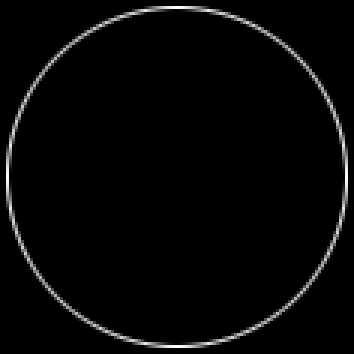
#> input picture src/resources/python/Modele/Cercle.png, 118 x 118 px, found by its file name (shown 3 times larger)
$ python generalized_hough_demo.py Modele/Cercle.png
#> lines starting #> are read from the running program, lines starting #| are printed output that depends on the picture; after the words box and inside, x2 and y2 are one past the last pixel; in counts of white or black regions, pixels touching at a corner belong together
#> in point, refim is the input picture: shape (118, 118, 4); mean R, G, B, A 6.1, 6.1, 6.1, 255
### src/resources/python/build_reference_table.py
#!/usr/bin/env python

import numpy as np


def buildRefTable(img):
    table = [[0 for x in range(1)] for y in range(90)]  # creating a empty list
    # r will be calculated corresponding to this point
    img_center = [int(img.shape[0] / 2), int(img.shape[1] / 2)]
#> img_center = [59, 59]

    def findAngleDistance(x1, y1):
        x2, y2 = img_center[0], img_center[1]
        r = [(x2 - x1), (y2 - y1)]
        if (x2 - x1 != 0):
            return [int(np.rad2deg(np.arctan(int((y2 - y1) / (x2 - x1))))), r]
        else:
            return [0, 0]

    filter_size = 3

    for x in range(img.shape[0] - (filter_size - 1)):
        for y in range(img.shape[1] - (filter_size - 1)):
            if (img[x, y].all() != 0):
                theta, r = findAngleDistance(x, y)
                if (r != 0):
                    table[np.absolute(theta)].append(r)

    for i in range(len(table)):
        table[i].pop(0)

    return table

### src/resources/python/match_table.py
#!/usr/bin/env python
import numpy as np
from build_reference_table import *


def matchTable(im, table):
    m, n = im.shape[:-1]
    acc = np.zeros((m, n))

    # [5 lines left out: function findGradient, not called in this run]

    for x in range(100, im.shape[0] - 200):
        for y in range(20, im.shape[1] - 20):
            if im[x, y].all() != 0:
                theta = findGradient(x, y)
                vectors = table[theta]
                for vector in vectors:
                    acc[vector[0] + x, vector[1] + y] += 1
#> acc: shape (118, 118) float64; every value is 0
    return acc

### src/resources/python/find_maxima.py
#!/usr/bin/env python

import numpy as np


def findMaxima(acc):
    ridx, cidx = np.unravel_index(acc.argmax(), acc.shape)
    return [acc[ridx, cidx], ridx, cidx]

### src/resources/python/generalized_hough_demo.py
#!/usr/bin/env python

import cv2
import matplotlib.pyplot as plt
import numpy as np
import sys
from PIL import Image
from build_reference_table import *
from find_maxima import *
from match_table import *
from skimage.io import imread, imshow


def point(model, image):
    refim = imread(model)
    im = imread(image)

    table = buildRefTable(refim)
    acc = matchTable(im, table)

    val, ridx, cidx = findMaxima(acc)

    val = int(val)
    ridx = int(ridx)
    cidx = int(cidx)

    acc[ridx - 2:ridx + 2, cidx - 2] = val
    acc[ridx - 2:ridx + 2, cidx + 2] = val
    acc[ridx - 2, cidx - 2:cidx + 2] = val
    acc[ridx + 2, cidx - 2:cidx + 2] = val

    hheight = np.floor(refim.shape[0] / 2) - 1
    hwidth = np.floor(refim.shape[1] / 2) - 1
    rstart = int(max(ridx - hheight, 1))
    rend = int(min(ridx + hheight, im.shape[0] - 1))
    cstart = int(max(cidx - hwidth, 1))
    cend = int(min(cidx + hwidth, im.shape[1] - 1))

    im[rstart:rend, cstart] = 255
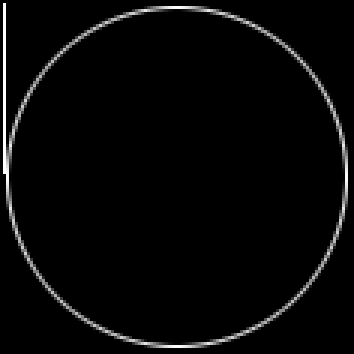
#> im: shape (118, 118, 4) (shown 3 times larger); 0.41% of pixels changed, all inside (x1, y1, x2, y2) = (1, 1, 2, 58)
    im[rstart:rend, cend] = 255
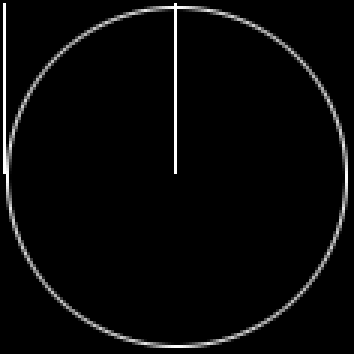
#> im: shape (118, 118, 4) (shown 3 times larger); 0.41% of pixels changed, all inside (x1, y1, x2, y2) = (58, 1, 59, 58)

    im[rstart, cstart:cend] = 255
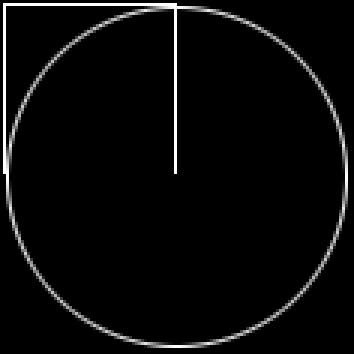
#> im: shape (118, 118, 4) (shown 3 times larger); 0.4% of pixels changed, all inside (x1, y1, x2, y2) = (2, 1, 58, 2)
    im[rend, cstart:cend] = 255
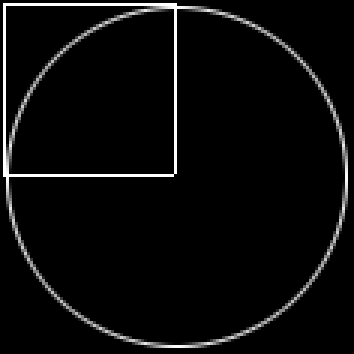
#> im: shape (118, 118, 4) (shown 3 times larger); 0.41% of pixels changed, all inside (x1, y1, x2, y2) = (1, 58, 58, 59)

    plt.figure(1), imshow(acc)
    plt.savefig('./src/resources/python/generate/Acc.png')
    plt.figure(2), imshow(im)
    plt.savefig('./src/resources/python/generate/details_hough.png')
    return ridx, cidx


def imageLocal(ridx, cidx):
#> called with ridx = 0, cidx = 0
    im = Image.open("./src/resources/tmp/pictures.png")
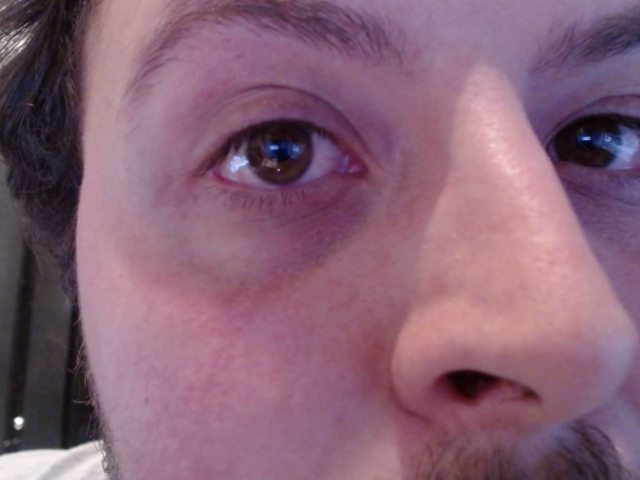
#> input picture src/resources/tmp/pictures.png, 640 x 480 px, found by its file name
#> im is the input picture: PIL image 640x480 RGBA; mean R, G, B, A 135.6, 98, 117.3, 255
    im_size = im.size

    left = cidx - 170
    top = ridx + 5
    width = 50
    height = 50

    box = (left, top, left + width, top + height)
    area = im.crop(box)
#> area: PIL image 50x50 RGBA; every value is 0
    area.save("./src/resources/python/generate/localImage.png")


def histogramMoy(image):
    img = cv2.imread(image)
    img_t = cv2.calcHist([img], [0], None, [256], [0, 256])
    return np.mean(img_t)


def histogram(image):
    img = cv2.imread(image)
#> img: shape (50, 50, 3); every value is 0
    tmp = ""

    imageTmp = list(cv2.calcHist([img], [0], None, [256], [0, 256]))

    for a in imageTmp:
        tmp = tmp + str(int(list(a)[0])) + ","
#> this loop made 256 passes
#> a on passes 1 to 3: [2500], [0], [0]

    tmp = tmp[:-1]

    return tmp


image = sys.argv[1]

model = './src/resources/python/Modele/Cercle.png'

ridx, cidx = point(model, image)

imageLocal(ridx, cidx)

print(histogram('./src/resources/python/generate/localImage.png'))
